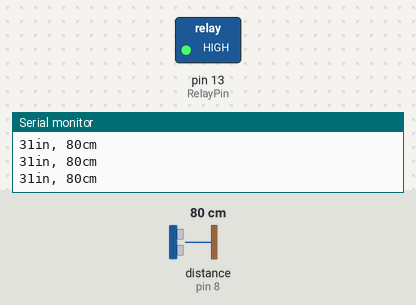
Simulated run of this sketch. Board: Arduino Uno, built with avr-gcc and run on an emulated ATmega328P. Shown: switched loads named in the sketch (green lamp = pin HIGH), the last lines printed to the serial monitor. Wiring (inferred from the names in the program): ultrasonic range finder: trigger pin 9; echo pin 8. The test bench sets the inputs (shaded band); at power-on: distance to the obstacle (sensor on pin 8) 80 cm. The echo pulse lasts 58.3 µs per cm; pins used as bus, display or sensor lines are not drawn.

Above: at 1.2 s.
1.3 s: distance to the obstacle (sensor on pin 8) set to 34 cm
2.8 s: distance to the obstacle (sensor on pin 8) set to 28 cm
At 3.6 s:
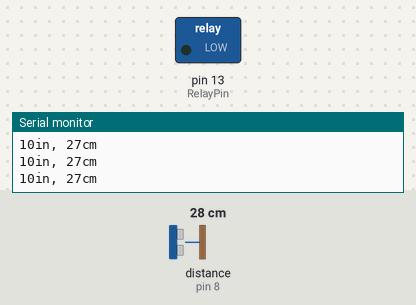
4.3 s: distance to the obstacle (sensor on pin 8) set to 8 cm
5.8 s: distance to the obstacle (sensor on pin 8) set to 5 cm
At 6.7 s:
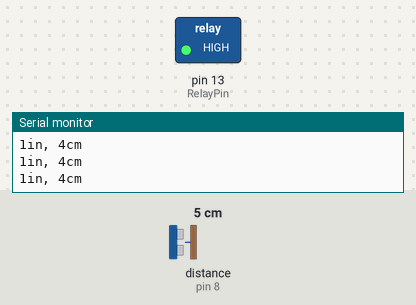
8.8 s: distance to the obstacle (sensor on pin 8) set to 9 cm
At 10.2 s:
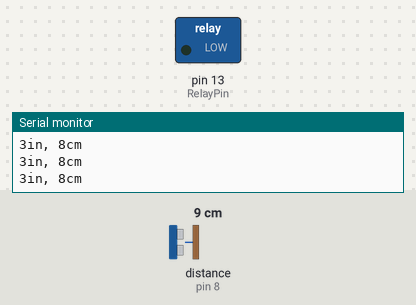
Timing chart, 0 to 11.4 s (numbered marks = the images above; inputs shaded):
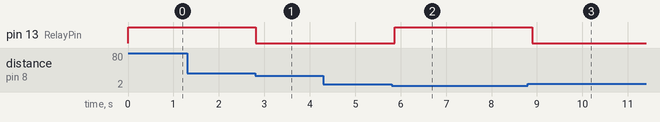

Measured:
- the behaviour switches between 31 and 30 cm on distance to the obstacle (sensor on pin 8) (found by bisection; images 0 and 1)
- the behaviour switches between 7 and 6 cm on distance to the obstacle (sensor on pin 8) (found by bisection; images 1 and 2)
- after the input at 2.8 s, pin 13 (RelayPin): HIGH → LOW at once
- after the input at 5.8 s, pin 13 (RelayPin): LOW → HIGH after 0.07 s
- after the input at 8.8 s, pin 13 (RelayPin): HIGH → LOW after 0.10 s

The sketch:

ultrasonic_Sensor_with_Relay.ino
```cpp
const int TrigerPin = 9;
const int EchoPin = 8;
const int RelayPin =  13;
void setup() {
  // initialize serial communication:
  Serial.begin(9600);
  pinMode(RelayPin, OUTPUT);
}

void loop() {
  // establish variables for duration of the ping, and the distance result
  // in inches and centimeters:
  long duration, inches, cm;

  // The PING))) is triggered by a HIGH pulse of 2 or more microseconds.
  // Give a short LOW pulse beforehand to ensure a clean HIGH pulse:
  pinMode(TrigerPin, OUTPUT);
  digitalWrite(TrigerPin, LOW);
  delayMicroseconds(2);
  digitalWrite(TrigerPin, HIGH);
  delayMicroseconds(5);
  digitalWrite(TrigerPin, LOW);

  // The same pin is used to read the signal from the PING))): a HIGH pulse
  // whose duration is the time (in microseconds) from the sending of the ping
  // to the reception of its echo off of an object.
  pinMode(EchoPin, INPUT);
  duration = pulseIn(EchoPin, HIGH);

  // convert the time into a distance
  inches = microsecondsToInches(duration);
  cm = microsecondsToCentimeters(duration);

  Serial.print(inches);
  Serial.print("in, ");
  Serial.print(cm);
  Serial.print("cm");
  Serial.println();
  if((cm>5)&&(cm<30)){
    digitalWrite(RelayPin,LOW );
  }
  else{
    digitalWrite(RelayPin,HIGH );
    }
  delay(100);
}

long microsecondsToInches(long microseconds) {
  // According to Parallax's datasheet for the PING))), there are 73.746
  // microseconds per inch (i.e. sound travels at 1130 feet per second).
  // This gives the distance travelled by the ping, outbound and return,
  // so we divide by 2 to get the distance of the obstacle.
  // See: http://www.parallax.com/dl/docs/prod/acc/28015-PING-v1.3.pdf
  return microseconds / 74 / 2;
}

long microsecondsToCentimeters(long microseconds) {
  // The speed of sound is 340 m/s or 29 microseconds per centimeter.
  // The ping travels out and back, so to find the distance of the object we
  // take half of the distance travelled.
  return microseconds / 29 / 2;
}
```
